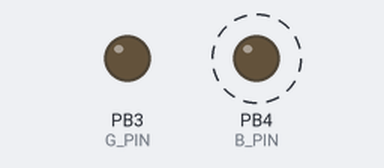
The program below on a simulated ATtiny85, built with avr-gcc and emulated at 1 MHz. On the bench: output pins drawn as LEDs (lit = HIGH). Dashed ring = blinking.

Above: at 0.3 s.
At 3.2 s:
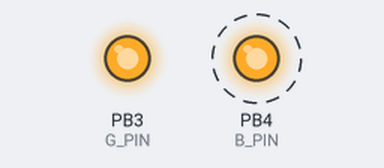
Timing chart, 0 to 5.2 s (numbered marks = the images above):
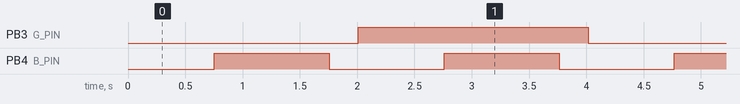

The program:

main.c
```c
#define F_CPU 1000000L
#include <avr/io.h>
#include <avr/interrupt.h>
#include <util/delay.h>

// Using 2 timers to blink 2 LEDs at different rates

#define G_PIN 3
#define B_PIN 4

// "Post scale" of clock (4mhz * 4 * s), number of seconds between each toggle
#define POSTSCALE0 4 * 2
#define POSTSCALE1 4 * 1

// Counters for post scaling
int ti0 = 0;
int ti1 = 0;

// Compare match 0 routine to blink green
ISR(TIM0_COMPA_vect) {
    if (++ti0 == POSTSCALE0) {
        PORTB ^= (1 << G_PIN); // Toggle green
        ti0 = 0;
    }
}

// Compare match 1 routine to blink blue
ISR(TIM1_COMPA_vect) {
    if (++ti1 == POSTSCALE1) {
        PORTB ^= (1 << B_PIN); // Toggle blue
        ti1 = 0;
    }
}

int main(void) {
    DDRB = (1 << G_PIN) | (1 << B_PIN); // Use green and blue pins for output

    TCCR0A = (1 << WGM01); // CTC: Clear timer on compare match 0A
    TCCR0B = (1 << CS02) | (1 << CS00); // Clock divide by 1024
    OCR0A = 244; // Compare match 0A value (1mhz / 1024 = 4 times per sec)

    TCCR1 = (1 << CTC1); // Clear timer on compare match 1C
    TCCR1 |= (1 << CS13) | (1 << CS11) | (1 << CS10); // Clock divide by 1024
    OCR1C = 244; // Compare match 1C value, same as above

    TIMSK |= (1 << OCIE0A) | (1 << OCIE1A); // Enable timer 0 and 1 compare matches

    sei(); // Enable interrupts

    for (;;) {
        _delay_ms(500); // Do nothing
    }

    return 0;
}
```

Measured:
- by itself, PB3 (G_PIN): alternates HIGH for 2.0 s and LOW for 2.0 s
- by itself, PB4 (B_PIN): alternates HIGH for 1.0 s and LOW for 1.0 s
- by itself, everything shown: repeats every 4.0 s, in 6 steps
